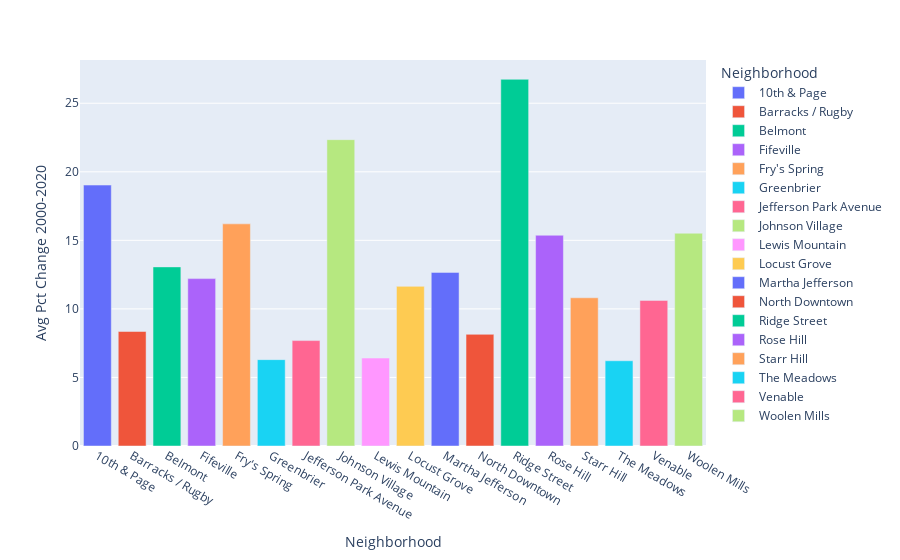

Notebook source saved alongside this figure:
### Code cell
avg20yr

### Figure 1 — Plotly figure (JSON) as saved in the notebook; plotly's stock layout.template omitted (floating-point values rounded to 4 significant figures)
{"data": [{"alignmentgroup": "True", "hovertemplate": "Neighborhood=%{x}<br>Avg Pct Change 2000-2020=%{y}<extra></extra>", "legendgroup": "10th & Page", "marker": {"color": "#636efa"}, "name": "10th & Page", "offsetgroup": "10th & Page", "orientation": "v", "showlegend": true, "textposition": "auto", "type": "bar", "x": ["10th & Page"], "xaxis": "x", "y": [19.03], "yaxis": "y"}, {"alignmentgroup": "True", "hovertemplate": "Neighborhood=%{x}<br>Avg Pct Change 2000-2020=%{y}<extra></extra>", "legendgroup": "Barracks / Rugby", "marker": {"color": "#EF553B"}, "name": "Barracks / Rugby", "offsetgroup": "Barracks / Rugby", "orientation": "v", "showlegend": true, "textposition": "auto", "type": "bar", "x": ["Barracks / Rugby"], "xaxis": "x", "y": [8.353], "yaxis": "y"}, {"alignmentgroup": "True", "hovertemplate": "Neighborhood=%{x}<br>Avg Pct Change 2000-2020=%{y}<extra></extra>", "legendgroup": "Belmont", "marker": {"color": "#00cc96"}, "name": "Belmont", "offsetgroup": "Belmont", "orientation": "v", "showlegend": true, "textposition": "auto", "type": "bar", "x": ["Belmont"], "xaxis": "x", "y": [13.06], "yaxis": "y"}, {"alignmentgroup": "True", "hovertemplate": "Neighborhood=%{x}<br>Avg Pct Change 2000-2020=%{y}<extra></extra>", "legendgroup": "Fifeville", "marker": {"color": "#ab63fa"}, "name": "Fifeville", "offsetgroup": "Fifeville", "orientation": "v", "showlegend": true, "textposition": "auto", "type": "bar", "x": ["Fifeville"], "xaxis": "x", "y": [12.21], "yaxis": "y"}, {"alignmentgroup": "True", "hovertemplate": "Neighborhood=%{x}<br>Avg Pct Change 2000-2020=%{y}<extra></extra>", "legendgroup": "Fry's Spring", "marker": {"color": "#FFA15A"}, "name": "Fry's Spring", "offsetgroup": "Fry's Spring", "orientation": "v", "showlegend": true, "textposition": "auto", "type": "bar", "x": ["Fry's Spring"], "xaxis": "x", "y": [16.2], "yaxis": "y"}, {"alignmentgroup": "True", "hovertemplate": "Neighborhood=%{x}<br>Avg Pct Change 2000-2020=%{y}<extra></extra>", "legendgroup": "Greenbrier", "marker": {"color": "#19d3f3"}, "name": "Greenbrier", "offsetgroup": "Greenbrier", "orientation": "v", "showlegend": true, "textposition": "auto", "type": "bar", "x": ["Greenbrier"], "xaxis": "x", "y": [6.299], "yaxis": "y"}, {"alignmentgroup": "True", "hovertemplate": "Neighborhood=%{x}<br>Avg Pct Change 2000-2020=%{y}<extra></extra>", "legendgroup": "Jefferson Park Avenue", "marker": {"color": "#FF6692"}, "name": "Jefferson Park Avenue", "offsetgroup": "Jefferson Park Avenue", "orientation": "v", "showlegend": true, "textposition": "auto", "type": "bar", "x": ["Jefferson Park Avenue"], "xaxis": "x", "y": [7.689], "yaxis": "y"}, {"alignmentgroup": "True", "hovertemplate": "Neighborhood=%{x}<br>Avg Pct Change 2000-2020=%{y}<extra></extra>", "legendgroup": "Johnson Village", "marker": {"color": "#B6E880"}, "name": "Johnson Village", "offsetgroup": "Johnson Village", "orientation": "v", "showlegend": true, "textposition": "auto", "type": "bar", "x": ["Johnson Village"], "xaxis": "x", "y": [22.34], "yaxis": "y"}, {"alignmentgroup": "True", "hovertemplate": "Neighborhood=%{x}<br>Avg Pct Change 2000-2020=%{y}<extra></extra>", "legendgroup": "Lewis Mountain", "marker": {"color": "#FF97FF"}, "name": "Lewis Mountain", "offsetgroup": "Lewis Mountain", "orientation": "v", "showlegend": true, "textposition": "auto", "type": "bar", "x": ["Lewis Mountain"], "xaxis": "x", "y": [6.416], "yaxis": "y"}, {"alignmentgroup": "True", "hovertemplate": "Neighborhood=%{x}<br>Avg Pct Change 2000-2020=%{y}<extra></extra>", "legendgroup": "Locust Grove", "marker": {"color": "#FECB52"}, "name": "Locust Grove", "offsetgroup": "Locust Grove", "orientation": "v", "showlegend": true, "textposition": "auto", "type": "bar", "x": ["Locust Grove"], "xaxis": "x", "y": [11.64], "yaxis": "y"}, {"alignmentgroup": "True", "hovertemplate": "Neighborhood=%{x}<br>Avg Pct Change 2000-2020=%{y}<extra></extra>", "legendgroup": "Martha Jefferson", "marker": {"color": "#636efa"}, "name": "Martha Jefferson", "offsetgroup": "Martha Jefferson", "orientation": "v", "showlegend": true, "textposition": "auto", "type": "bar", "x": ["Martha Jefferson"], "xaxis": "x", "y": [12.66], "yaxis": "y"}, {"alignmentgroup": "True", "hovertemplate": "Neighborhood=%{x}<br>Avg Pct Change 2000-2020=%{y}<extra></extra>", "legendgroup": "North Downtown", "marker": {"color": "#EF553B"}, "name": "North Downtown", "offsetgroup": "North Downtown", "orientation": "v", "showlegend": true, "textposition": "auto", "type": "bar", "x": ["North Downtown"], "xaxis": "x", "y": [8.145], "yaxis": "y"}, {"alignmentgroup": "True", "hovertemplate": "Neighborhood=%{x}<br>Avg Pct Change 2000-2020=%{y}<extra></extra>", "legendgroup": "Ridge Street", "marker": {"color": "#00cc96"}, "name": "Ridge Street", "offsetgroup": "Ridge Street", "orientation": "v", "showlegend": true, "textposition": "auto", "type": "bar", "x": ["Ridge Street"], "xaxis": "x", "y": [26.75], "yaxis": "y"}, {"alignmentgroup": "True", "hovertemplate": "Neighborhood=%{x}<br>Avg Pct Change 2000-2020=%{y}<extra></extra>", "legendgroup": "Rose Hill", "marker": {"color": "#ab63fa"}, "name": "Rose Hill", "offsetgroup": "Rose Hill", "orientation": "v", "showlegend": true, "textposition": "auto", "type": "bar", "x": ["Rose Hill"], "xaxis": "x", "y": [15.37], "yaxis": "y"}, {"alignmentgroup": "True", "hovertemplate": "Neighborhood=%{x}<br>Avg Pct Change 2000-2020=%{y}<extra></extra>", "legendgroup": "Starr Hill", "marker": {"color": "#FFA15A"}, "name": "Starr Hill", "offsetgroup": "Starr Hill", "orientation": "v", "showlegend": true, "textposition": "auto", "type": "bar", "x": ["Starr Hill"], "xaxis": "x", "y": [10.81], "yaxis": "y"}, {"alignmentgroup": "True", "hovertemplate": "Neighborhood=%{x}<br>Avg Pct Change 2000-2020=%{y}<extra></extra>", "legendgroup": "The Meadows", "marker": {"color": "#19d3f3"}, "name": "The Meadows", "offsetgroup": "The Meadows", "orientation": "v", "showlegend": true, "textposition": "auto", "type": "bar", "x": ["The Meadows"], "xaxis": "x", "y": [6.218], "yaxis": "y"}, {"alignmentgroup": "True", "hovertemplate": "Neighborhood=%{x}<br>Avg Pct Change 2000-2020=%{y}<extra></extra>", "legendgroup": "Venable", "marker": {"color": "#FF6692"}, "name": "Venable", "offsetgroup": "Venable", "orientation": "v", "showlegend": true, "textposition": "auto", "type": "bar", "x": ["Venable"], "xaxis": "x", "y": [10.62], "yaxis": "y"}, {"alignmentgroup": "True", "hovertemplate": "Neighborhood=%{x}<br>Avg Pct Change 2000-2020=%{y}<extra></extra>", "legendgroup": "Woolen Mills", "marker": {"color": "#B6E880"}, "name": "Woolen Mills", "offsetgroup": "Woolen Mills", "orientation": "v", "showlegend": true, "textposition": "auto", "type": "bar", "x": ["Woolen Mills"], "xaxis": "x", "y": [15.52], "yaxis": "y"}], "layout": {"barmode": "relative", "legend": {"title": {"text": "Neighborhood"}, "tracegroupgap": 0}, "margin": {"t": 60}, "xaxis": {"anchor": "y", "categoryarray": ["10th & Page", "Barracks / Rugby", "Belmont", "Fifeville", "Fry's Spring", "Greenbrier", "Jefferson Park Avenue", "Johnson Village", "Lewis Mountain", "Locust Grove", "Martha Jefferson", "North Downtown", "Ridge Street", "Rose Hill", "Starr Hill", "The Meadows", "Venable", "Woolen Mills"], "categoryorder": "array", "domain": [0, 1], "title": {"text": "Neighborhood"}}, "yaxis": {"anchor": "x", "domain": [0, 1], "title": {"text": "Avg Pct Change 2000-2020"}}}}
